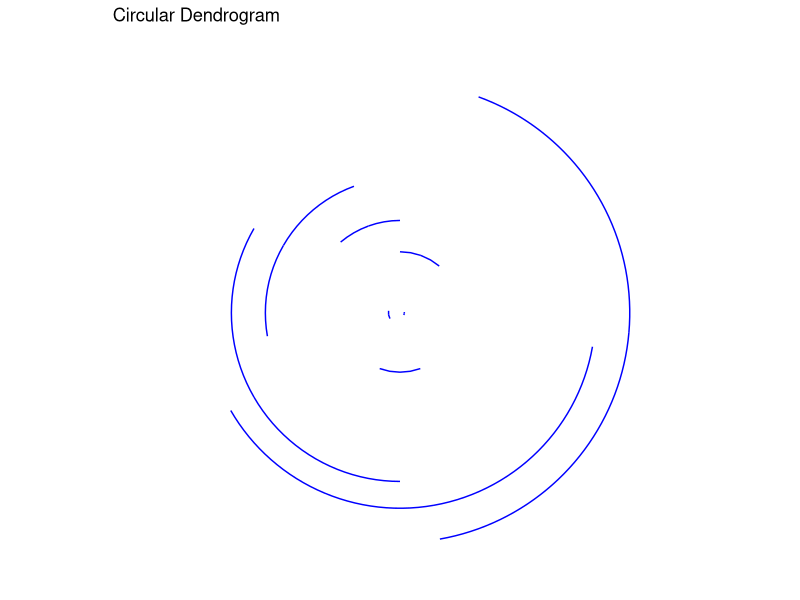

The R script that drew this image:
# Load necessary libraries
library(ggplot2)
library(ggdendro)

# Generate a random distance matrix
set.seed(42)
size <- 10
distance_matrix <- matrix(runif(size * size), nrow = size)
distance_matrix <- (distance_matrix + t(distance_matrix)) / 2
diag(distance_matrix) <- 0

# Perform hierarchical clustering using Ward's method
hc <- hclust(as.dist(distance_matrix), method = "ward.D2")

# Convert to dendrogram object
dend <- as.dendrogram(hc)

# Create a data frame for plotting
dend_data <- dendro_data(dend, type = "rectangle")

# Create a function to convert Cartesian coordinates to polar coordinates
cartesian_to_polar <- function(data) {
  max_y <- max(data$segment$y)
  data$segment <- transform(data$segment,
                            angle = atan2(y, yend),
                            r = sqrt(y^2 + yend^2))
  data$segment$y <- data$segment$r
  data$segment$yend <- data$segment$r
  return(data)
}

# Convert the dendrogram data to polar coordinates
dend_data <- cartesian_to_polar(dend_data)

# Plot the circular dendrogram using ggplot2
ggplot() +
  geom_segment(data = dend_data$segment,
               aes(x = x, y = y, xend = xend, yend = yend),
               color = "blue") +
  coord_polar(theta = "x") +
  theme_void() +
  ggtitle("Circular Dendrogram")
